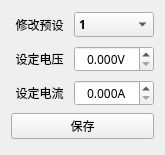
                   <widget class="QWidget" name="scrollAreaWidgetContents_4">
                    <property name="geometry">
                     <rect>
                      <x>0</x>
                      <y>0</y>
                      <width>165</width>
                      <height>155</height>
                     </rect>
                    </property>
                    <layout class="QVBoxLayout" name="verticalLayout_20">
                     <item>
                      <layout class="QHBoxLayout" name="horizontalLayout_33" stretch="1,2">
                       <item>
                        <widget class="QLabel" name="label_34">
                         <property name="minimumSize">
                          <size>
                           <width>0</width>
                           <height>28</height>
                          </size>
                         </property>
                         <property name="font">
                          <font>
                           <family>Sarasa Fixed SC SemiBold</family>
                          </font>
                         </property>
                         <property name="text">
                          <string>修改预设</string>
                         </property>
                         <property name="alignment">
                          <set>Qt::AlignCenter</set>
                         </property>
                         <property name="margin">
                          <number>6</number>
                         </property>
                        </widget>
                       </item>
                       <item>
                        <widget class="QComboBox" name="comboPresetEdit">
                         <property name="maximumSize">
                          <size>
                           <width>80</width>
                           <height>16777215</height>
                          </size>
                         </property>
                         <property name="font">
                          <font>
                           <family>Sarasa Fixed SC SemiBold</family>
                           <pointsize>9</pointsize>
                           <bold>true</bold>
                          </font>
                         </property>
                         <item>
                          <property name="text">
                           <string>1</string>
                          </property>
                         </item>
                         <item>
                          <property name="text">
                           <string>2</string>
                          </property>
                         </item>
                         <item>
                          <property name="text">
                           <string>3</string>
                          </property>
                         </item>
                         <item>
                          <property name="text">
                           <string>4</string>
                          </property>
                         </item>
                         <item>
                          <property name="text">
                           <string>5</string>
                          </property>
                         </item>
                         <item>
                          <property name="text">
                           <string>6</string>
                          </property>
                         </item>
                         <item>
                          <property name="text">
                           <string>7</string>
                          </property>
                         </item>
                         <item>
                          <property name="text">
                           <string>8</string>
                          </property>
                         </item>
                         <item>
                          <property name="text">
                           <string>9</string>
                          </property>
                         </item>
                        </widget>
                       </item>
                      </layout>
                     </item>
                     <item>
                      <layout class="QHBoxLayout" name="horizontalLayout_29" stretch="1,2">
                       <item>
                        <widget class="QLabel" name="label_30">
                         <property name="minimumSize">
                          <size>
                           <width>0</width>
                           <height>28</height>
                          </size>
                         </property>
                         <property name="font">
                          <font>
                           <family>Sarasa Fixed SC SemiBold</family>
                          </font>
                         </property>
                         <property name="text">
                          <string>设定电压</string>
                         </property>
                         <property name="alignment">
                          <set>Qt::AlignCenter</set>
                         </property>
                         <property name="margin">
                          <number>6</number>
                         </property>
                        </widget>
                       </item>
                       <item>
                        <widget class="QDoubleSpinBox" name="spinBoxPresetVoltage">
                         <property name="maximumSize">
                          <size>
                           <width>80</width>
                           <height>16777215</height>
                          </size>
                         </property>
                         <property name="font">
                          <font>
                           <family>Sarasa Fixed SC SemiBold</family>
                          </font>
                         </property>
                         <property name="alignment">
                          <set>Qt::AlignCenter</set>
                         </property>
                         <property name="suffix">
                          <string>V</string>
                         </property>
                         <property name="decimals">
                          <number>3</number>
                         </property>
                         <property name="minimum">
                          <double>0.000000000000000</double>
                         </property>
                         <property name="maximum">
                          <double>30.000000000000000</double>
                         </property>
                         <property name="singleStep">
                          <double>0.100000000000000</double>
                         </property>
                         <property name="stepType">
                          <enum>QAbstractSpinBox::AdaptiveDecimalStepType</enum>
                         </property>
                        </widget>
                       </item>
                      </layout>
                     </item>
                     <item>
                      <layout class="QHBoxLayout" name="horizontalLayout_30" stretch="1,2">
                       <item>
                        <widget class="QLabel" name="label_31">
                         <property name="minimumSize">
                          <size>
                           <width>0</width>
                           <height>28</height>
                          </size>
                         </property>
                         <property name="font">
                          <font>
                           <family>Sarasa Fixed SC SemiBold</family>
                          </font>
                         </property>
                         <property name="text">
                          <string>设定电流</string>
                         </property>
                         <property name="alignment">
                          <set>Qt::AlignCenter</set>
                         </property>
                         <property name="margin">
                          <number>6</number>
                         </property>
                        </widget>
                       </item>
                       <item>
                        <widget class="QDoubleSpinBox" name="spinBoxPresetCurrent">
                         <property name="maximumSize">
                          <size>
                           <width>80</width>
                           <height>16777215</height>
                          </size>
                         </property>
                         <property name="font">
                          <font>
                           <family>Sarasa Fixed SC SemiBold</family>
                          </font>
                         </property>
                         <property name="alignment">
                          <set>Qt::AlignCenter</set>
                         </property>
                         <property name="suffix">
                          <string>A</string>
                         </property>
                         <property name="decimals">
                          <number>3</number>
                         </property>
                         <property name="minimum">
                          <double>0.000000000000000</double>
                         </property>
                         <property name="maximum">
                          <double>10.000000000000000</double>
                         </property>
                         <property name="singleStep">
                          <double>0.100000000000000</double>
                         </property>
                         <property name="stepType">
                          <enum>QAbstractSpinBox::AdaptiveDecimalStepType</enum>
                         </property>
                         <property name="value">
                          <double>0.000000000000000</double>
                         </property>
                        </widget>
                       </item>
                      </layout>
                     </item>
                     <item>
                      <widget class="QPushButton" name="btnPresetSave">
                       <property name="font">
                        <font>
                         <family>Sarasa Fixed SC SemiBold</family>
                        </font>
                       </property>
                       <property name="text">
                        <string>保存</string>
                       </property>
                      </widget>
                     </item>
                     <item>
                      <spacer name="verticalSpacer_4">
                       <property name="font">
                        <font>
                         <family>Sarasa Fixed SC SemiBold</family>
                        </font>
                       </property>
                       <property name="orientation">
                        <enum>Qt::Vertical</enum>
                       </property>
                       <property name="sizeHint" stdset="0">
                        <size>
                         <width>20</width>
                         <height>40</height>
                        </size>
                       </property>
                      </spacer>
                     </item>
                    </layout>
                   </widget>
